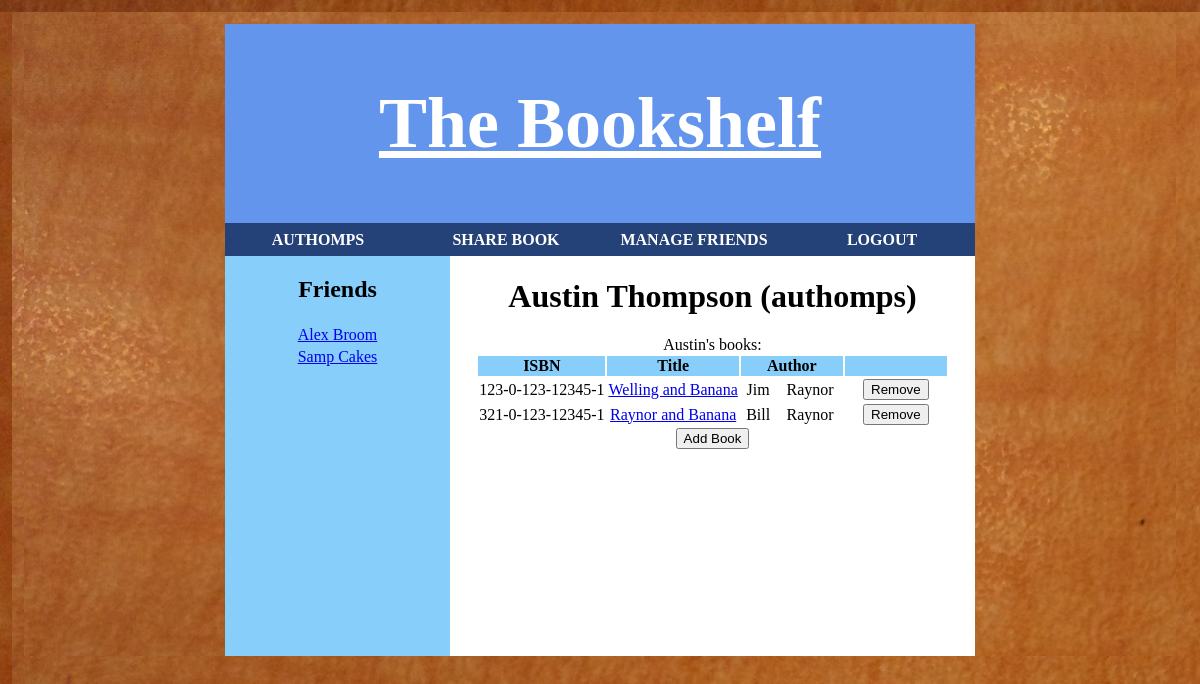
The app's page /user_homepage.php (signed in), older data.
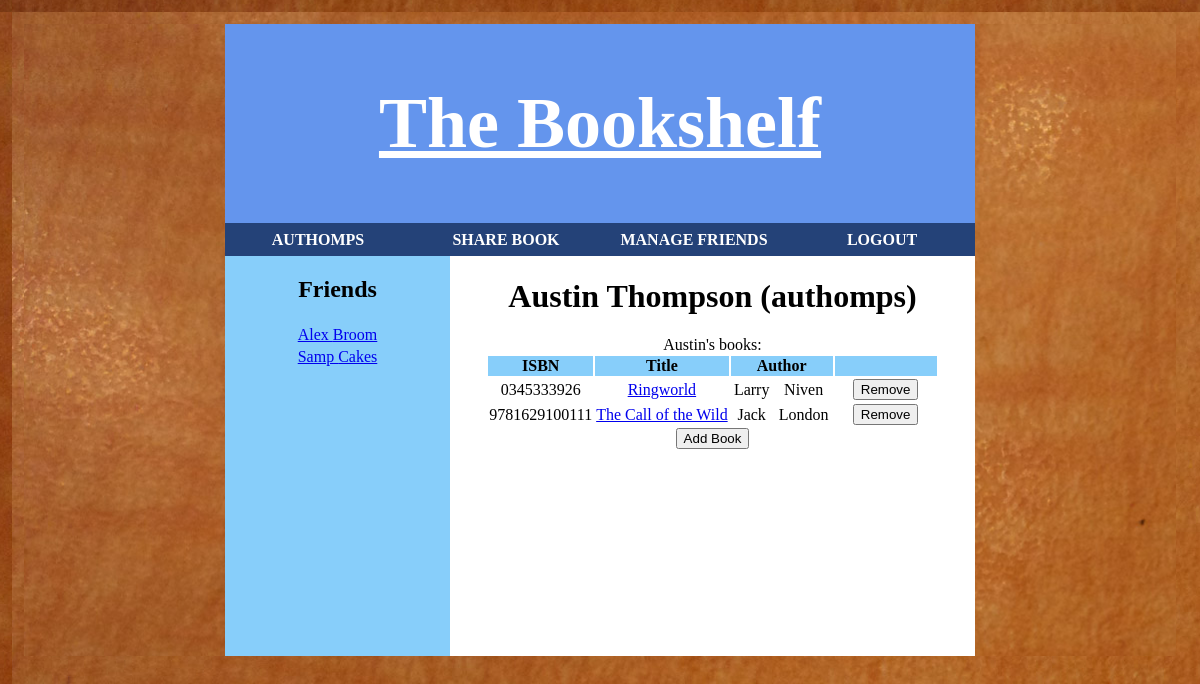
The same page, newer data.
### tables this page shows
CREATE TABLE users
( 	username VARCHAR(20) PRIMARY KEY NOT NULL,
	password VARCHAR(20) NOT NULL,
	current_book VARCHAR(13),
	first_name VARCHAR(20),
	last_name VARCHAR(20),
	FOREIGN KEY (current_book) REFERENCES books(isbn)
);

CREATE TABLE books
( 	isbn VARCHAR(13) NOT NULL PRIMARY KEY,
	title VARCHAR(50),
	author_first_name VARCHAR(20),
	author_last_name VARCHAR(20)
);

### user_homepage.php (the view, shortened to what this page needs)
<?php
	$username = $_SESSION['username'];
?>
<!DOCTYPE html>
<html>
<head>
	<link rel="stylesheet" type="text/css" href="css/bookshelf.css" />
</head>
<body>
	<div id="wrap">
		<?php
			include('directory.php');
			include('friends_list.php');
		?>
		<div id="main">
			<?php
				include('access_database.php');
				$nameQuery = "SELECT first_name, last_name FROM users WHERE username = '".$username."'";
				$nameInfo = $db->query($nameQuery);
				$row = $nameInfo->fetch_assoc();
				$name = $row['first_name']." ".$row['last_name'];
				$bookQuery = "SELECT isbn, title, author_first_name, author_last_name FROM books JOIN usersBooks WHERE isbn = book AND user = '".$username."'";
				$bookStmt = $db->query($bookQuery);
				echo "<h1>".$name." (".$username.")</h1>".$row['first_name']."'s books:";
				$num_rows = $bookStmt->num_rows;
				if ($num_rows == 0) {
					echo "<br>You have no books<br>";
				} else {
					echo "<table>";
					echo '<tr><th>ISBN</th><th>Title</th><th colspan="2">Author</th><th></tr>';
					for ($i=0; $i < $num_rows; $i++) {
						$row = $bookStmt->fetch_assoc();
						echo '<form action="process_user_remove_book.php" method="post">';
						echo '<tr><td>'.$row['isbn'].'</td><td>'.'<a href="book_view.php?isbn='.$row['isbn'].'">'.$row['title'].'</a>'.'</td><td>'.$row['author_first_name'].'</td><td>'.$row['author_last_name'].'</td><td><input type="submit" value="Remove"></td><input type ="hidden" name="isbn" value="'.$row['isbn'].'"></tr>';
						echo '</form>';
					}
					echo "</table>";
				}
			?>
			<button type="button" onclick="location.href='user_add_book.php'">Add Book</button>
		</div>
	</div>
</body>
</html>

### friends_list.php (shortened to what this page needs)
<div id="friends">
	<h2 align="center">Friends</h2>
	<?php
		include('access_database.php');
		$friendQuery = "SELECT username, first_name, last_name FROM users JOIN friends WHERE username = friend AND user = '".$username."' ORDER BY last_name";
		$friendStmt = $db->query($friendQuery);
		$num_rows = $friendStmt->num_rows;
		if ($num_rows == 0) {
			echo "You have no friends.";
		} else {
			echo '<table class="friends_list">';
			for ($i=0; $i < $num_rows; $i++) {
				$row = $friendStmt->fetch_assoc();
				echo '<tr><td>'.'<a href="friend_homepage.php?friend_name='.$row['username'].'">'.$row['first_name'].' '.$row['last_name'].'</a>'.'</td></tr>';
			}
			echo "</table>";
		}
	?>
</div>

Row changes from the older to the newer data that the page shows:
removed books: isbn "123-0-123-12345-1", title "Welling and Banana", author_first_name "Jim", author_last_name "Raynor"
removed books: isbn "321-0-123-12345-1", title "Raynor and Banana", author_first_name "Bill", author_last_name "Raynor"
added books: isbn "0345333926", title "Ringworld", author_first_name "Larry", author_last_name "Niven"
added books: isbn "9781629100111", title "The Call of the Wild", author_first_name "Jack", author_last_name "London"
